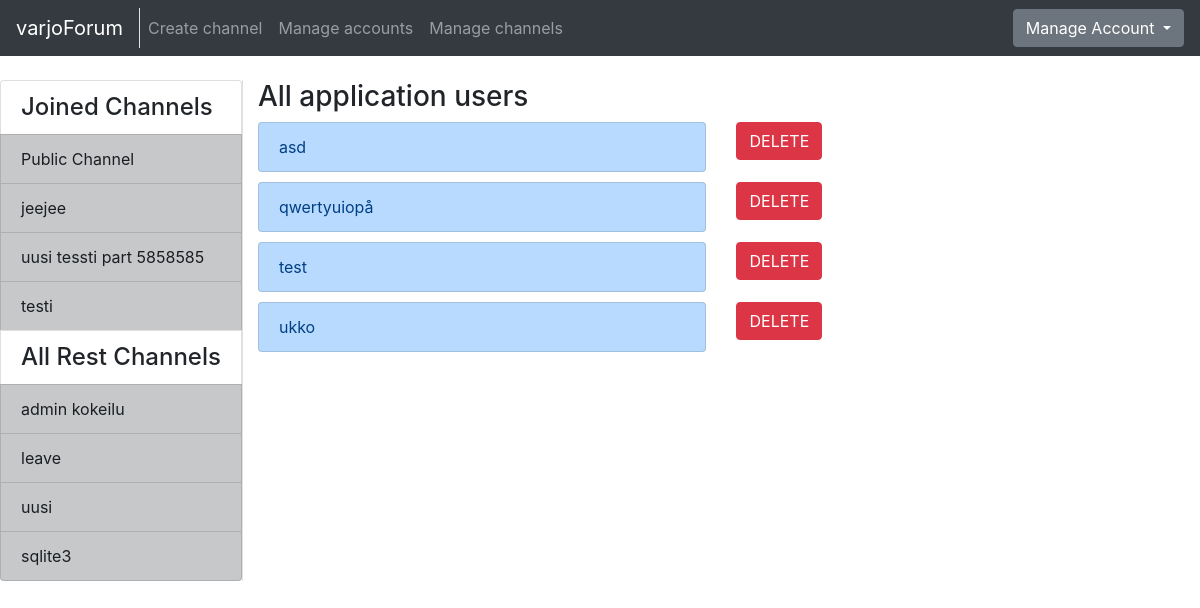
Page /auth/allAccount/ (signed in) on the earlier database version.
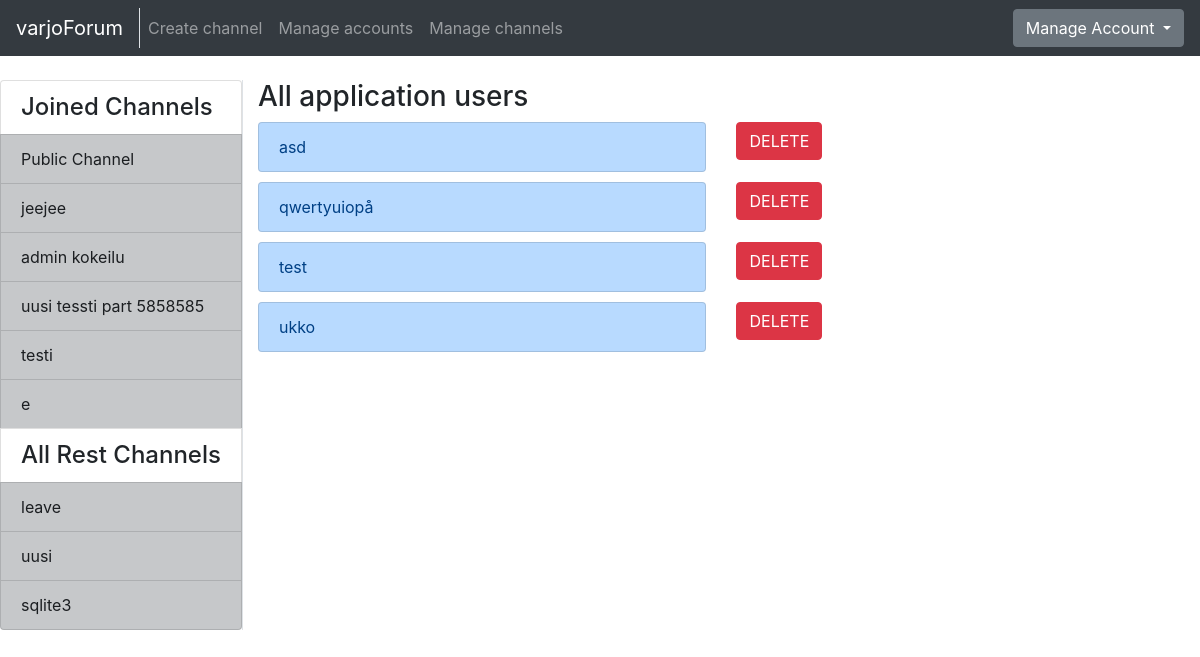
Same page on the later database version.
### application/channels/models.py (models this page shows, shortened)
class Channel(Base):
    name = db.Column(db.String(144), nullable=False)
    introduction = db.Column(db.Text, nullable=False)
    master_id = db.Column(db.Integer, nullable=False)
    messages = db.relationship("Message", backref='Channel', lazy=True)
    accounts = db.relationship('Account', secondary=accounts, lazy='subquery',
        backref=db.backref('channels', lazy=True))
    @staticmethod
    def get_my_channels(account_id):
        stmt = text("SELECT Channel.id, Channel.name"
                    " FROM Channel, Account, Accounts"
                    " WHERE Channel.id = Accounts.channel_id"
                    " AND Account.id = Accounts.account_id"
                    " AND Account.id = :account_id").params(account_id=account_id)
        res = db.engine.execute(stmt)
        response = []
        for row in res:
            response.append({"channel_id":row[0], "channel_name":row[1]})
        return response
    @staticmethod
    def get_channels_where_not_in(account_id):
        stmt = text("SELECT channel.id, channel.name"
                    " FROM Channel"
                    " WHERE Channel.id NOT IN ("
                        " SELECT Channel.id"
                            " FROM Channel, Account, Accounts"
                            " WHERE Channel.id = Accounts.channel_id"
                            " AND Account.id = Accounts.account_id"
                            " AND Account.id = :account_id"
                    " )").params(account_id=account_id)
        res = db.engine.execute(stmt)
        response = []
        for row in res:
            response.append({"id":row[0], "name":row[1]})
        return response

### application/auth/models.py (models this page shows, shortened)
class Account(Base):
    username = db.Column(db.String(144), nullable=False)
    password = db.Column(db.String(144), nullable=False)
    motto = db.Column(db.String(144), nullable=False)
    admin = db.Column(db.Boolean, nullable=False)
    email = db.Column(db.String(144), nullable=False)
    messages = db.relationship("Message", backref='account', lazy=True)
    comments = db.relationship("Comment", backref='account', lazy=True)

### application/auth/views.py (the view)
@app.route("/auth/allAccount/", methods=["GET"])
@login_required
def account_list():
    if current_user.admin == False:
        return redirect(url_for("messages_index"))
    if request.method == "GET":
        return render_template("auth/list.html",
                                accounts = Account.query.order_by(Account.username).all(),
                                my_channels=Channel.get_my_channels(current_user.id),
                                all_channels=Channel.get_channels_where_not_in(current_user.id))

### application/__init__.py (called while the page is built)
@login_manager.user_loader
def load_user(account_id):
  return Account.query.get(account_id)

### application/templates/auth/list.html
{% extends "layout.html" %}
{% block body %}
<h3>All application users</h3>
  <div class="list-group">
    {% for account in accounts %}
    {% if account.admin == False %}
    <div class="row" style="padding-bottom: 10px">
      <div class="col">
        <p class="list-group-item list-group-item-primary">{{ account.username }}</p>
      </div>
      <div class="col">
        <form method="POST" action="{{ url_for('accounts_delete', account_id=account.id) }}" name="accountform">
          <button type="submit" class="btn btn-danger">DELETE</button>
        </form>
      </div>
    </div>
    {% endif %}
    {% endfor %}
  </div>
{% endblock %}

### application/templates/layout.html (shortened to what this page needs)
<!DOCTYPE html>
  <html>
    <head>
      <link rel="stylesheet" href="https://maxcdn.bootstrapcdn.com/bootstrap/4.0.0/css/bootstrap.min.css">
    </head>
    <body>
      <nav class="navbar navbar-expand-md navbar-dark bg-dark mb-4">
        <div class="border-right">
          <a class="navbar-brand" href="{{ url_for('index') }}">varjoForum</a>
        </div>
        <div class="collapse navbar-collapse" id="navbarCollapse">
          <ul class="navbar-nav mr-auto">
            {% if current_user.is_authenticated %}
              <li class="nav-item">
                <a class="nav-link" href="{{ url_for('channel_form') }}">Create channel</a>
              </li>
            {% endif %}
            {% if current_user.admin == True %}
              <li class="nav-item">
                <a class="nav-link" href="{{ url_for('account_list') }}">Manage accounts</a>
              </li>
              <li class="nav-item">
                <a href="{{ url_for('channel_manager') }}" class="nav-link">Manage channels</a>
              </li>
            {% endif %}
          </ul>
            {% if current_user.is_authenticated %}
            <div class="btn-group">
              <button type="button" class="btn btn-secondary dropdown-toggle" data-toggle="dropdown" aria-haspopup="true" aria-expanded="false">
                  Manage Account
              </button>
            </div>
            {% else %}
            <a class="btn btn-success" href="{{ url_for('auth_login') }}">Login</a>
            {% endif %}
        </div>
      </nav>
      <div class="container-fluid" >
        <div class="row">
            <div class="border-right">
              <div class="col-sx" >
                <div style="float: left">
                  <div class="list-group">
                  {% if current_user.is_authenticated %}
                    {% if my_channels %}
                    <h4 class="list-group-item">Joined Channels</h4>
                    {% endif %}
                    {% for my_channel in my_channels %}
                        <a href="{{ url_for('one_channel_index', channel_id=my_channel.channel_id, sort='first') }}"
                            class="list-group-item list-group-item-action list-group-item-dark">
                        {{ my_channel.channel_name }}
                        </a>
                    {% endfor %}
                    <h4 class="list-group-item">All Rest Channels</h4>
                {% else %}
                {% if all_channels %}
                <h4 class="list-group-item">All Channels</h4>
                {% endif %}
                {% endif %}
                {% for channel in all_channels %}
                <a href="{{ url_for('one_channel_index', channel_id=channel.id, sort='first') }}"
                    class="list-group-item list-group-item-action list-group-item-dark">
                  {{ channel.name }}
                </a>
                {% endfor %}
              </div>
              </div>
              </div>
          </div>
          <div class="col">
            {% block body %}{% endblock %}
          </div>
        </div>
    </body>
  </html>

Differences in the rows shown:
shown differently, row unchanged: Channel "admin kokeilu": moves from the list under "All Rest Channels" to the list under "Joined Channels"
added Channel: channel_name "e", shown under "Joined Channels"
